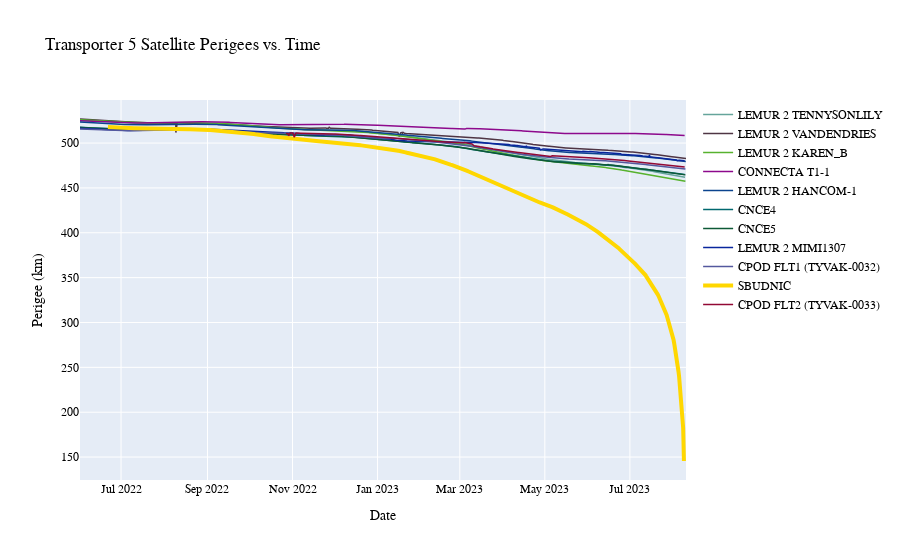

This figure's notebook cell:
### Code cell
fig = go.Figure()
for sat_num in dfs:
    df = dfs[sat_num]
    is_sbudnic = sat_num == sbudnic_sat_num
    fig.add_trace(
        go.Scatter(
            x=df["EPOCH"],
            y=df["PERIAPSIS"],
            name=df["OBJECT_NAME"][50],
            line=go.scatter.Line(
                width=4 if is_sbudnic else 1.5,
                color="gold" if is_sbudnic else get_random_gray_color(),
            ),
        )
    )

fig.update_layout(
    font_family="Arial",
    font_color="black",
    title="Transporter 5 All Satellite Periapsis vs. Time",
    xaxis_title="Date",
    yaxis_title="Periapsis (km)",
)

fig.show()
fig.write_html("all.html")

### Figure 1 — Plotly figure (JSON) as saved in the notebook; plotly's stock layout.template omitted (floating-point values rounded to 4 significant figures; data arrays with more than 128 entries replaced by an {"elided": "..."} marker saying what was removed)
{"data": [{"line": {"color": "rgb(101, 164, 155)", "width": 1.5}, "name": "LEMUR 2 TENNYSONLILY", "type": "scatter", "x": {"elided": "920 str values"}, "y": {"elided": "920 float values"}}, {"line": {"color": "rgb(79, 53, 68)", "width": 1.5}, "name": "LEMUR 2 VANDENDRIES", "type": "scatter", "x": {"elided": "935 str values"}, "y": {"elided": "935 float values"}}, {"line": {"color": "rgb(87, 178, 46)", "width": 1.5}, "name": "LEMUR 2 KAREN_B", "type": "scatter", "x": {"elided": "920 str values"}, "y": {"elided": "920 float values"}}, {"line": {"color": "rgb(141, 9, 140)", "width": 1.5}, "name": "CONNECTA T1-1", "type": "scatter", "x": {"elided": "917 str values"}, "y": {"elided": "917 float values"}}, {"line": {"color": "rgb(11, 68, 142)", "width": 1.5}, "name": "LEMUR 2 HANCOM-1", "type": "scatter", "x": {"elided": "894 str values"}, "y": {"elided": "894 float values"}}, {"line": {"color": "rgb(1, 104, 111)", "width": 1.5}, "name": "CNCE4", "type": "scatter", "x": {"elided": "870 str values"}, "y": {"elided": "870 float values"}}, {"line": {"color": "rgb(13, 89, 54)", "width": 1.5}, "name": "CNCE5", "type": "scatter", "x": {"elided": "886 str values"}, "y": {"elided": "886 float values"}}, {"line": {"color": "rgb(9, 38, 157)", "width": 1.5}, "name": "LEMUR 2 MIMI1307", "type": "scatter", "x": {"elided": "916 str values"}, "y": {"elided": "916 float values"}}, {"line": {"color": "rgb(84, 88, 158)", "width": 1.5}, "name": "CPOD FLT1 (TYVAK-0032)", "type": "scatter", "x": {"elided": "915 str values"}, "y": {"elided": "915 float values"}}, {"line": {"color": "gold", "width": 4}, "name": "SBUDNIC", "type": "scatter", "x": {"elided": "990 str values"}, "y": {"elided": "990 float values"}}, {"line": {"color": "rgb(146, 8, 52)", "width": 1.5}, "name": "CPOD FLT2 (TYVAK-0033)", "type": "scatter", "x": {"elided": "548 str values"}, "y": {"elided": "548 float values"}}], "layout": {"font": {"color": "black", "family": "Arial"}, "title": {"text": "Transporter 5 Satellite Perigees vs. Time"}, "xaxis": {"title": {"text": "Date"}}, "yaxis": {"title": {"text": "Perigee (km)"}}}}
